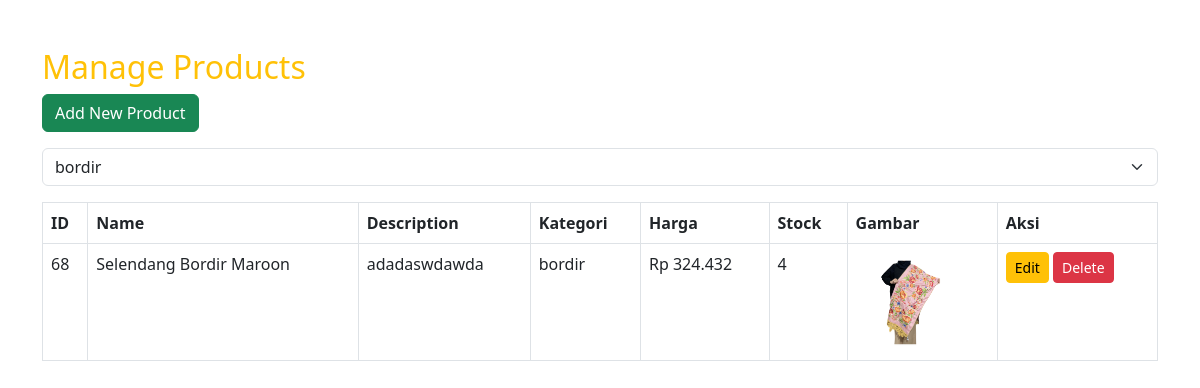
/admin/manage_product.php?category_id=2, run on the app's committed database.
### tables this page shows
CREATE TABLE `products` (
  `id` int(11) NOT NULL,
  `name` varchar(255) NOT NULL,
  `description` text DEFAULT NULL,
  `category_id` int(11) NOT NULL,
  `price` decimal(10,2) NOT NULL,
  `stock` int(11) NOT NULL,
  `image` varchar(255) NOT NULL,
  `created_at` timestamp NOT NULL DEFAULT current_timestamp()
);

CREATE TABLE `kategori` (
  `id_kategori` int(11) NOT NULL,
  `nama_kategori` varchar(255) NOT NULL
);

### admin/manage_product.php (the view, shortened to what this page needs)
<?php
include 'phpconection.php';
$categories = mysqli_query($db, "SELECT * FROM kategori");
$category_id = isset($_GET['category_id']) && is_numeric($_GET['category_id']) ? $_GET['category_id'] : null;
$query = "SELECT p.*, k.nama_kategori FROM products p
          LEFT JOIN kategori k ON p.category_id = k.id_kategori";
if ($category_id) {
    $query .= " WHERE p.category_id = ?";
}
$stmt = $db->prepare($query);
if ($category_id) {
    $stmt->bind_param('i', $category_id);
}
$stmt->execute();
$result = $stmt->get_result();
?>
<!DOCTYPE html>
<html lang="id">
<head>
    <link href="https://cdn.jsdelivr.net/npm/bootstrap@5.3.0-alpha1/dist/css/bootstrap.min.css" rel="stylesheet">
</head>
<body>
    <div class="container mt-5">
        <h2 class="text-warning">Manage Products</h2>
        <button class="btn btn-success mb-3" data-bs-toggle="modal" data-bs-target="#addProductModal">Add New Product</button>
    <form method="GET" action="index.php" class="mb-3">
        <select name="category_id" class="form-select" onchange="this.form.submit()">
            <?php while ($category = mysqli_fetch_assoc($categories)): ?>
                <option value="<?= $category['id_kategori'] ?>"
                    <?= isset($_GET['category_id']) && $_GET['category_id'] == $category['id_kategori'] ? 'selected' : '' ?>>
                    <?= htmlspecialchars($category['nama_kategori']) ?>
                </option>
            <?php endwhile; ?>
        </select>
    </form>
        <table class="table table-bordered" id="productTable">
            <thead>
                <tr>
                    <th>ID</th>
                    <th>Name</th>
                    <th>Description</th>
                    <th>Kategori</th>
                    <th>Harga</th>
                    <th>Stock</th>
                    <th>Gambar</th>
                    <th>Aksi</th>
                </tr>
            </thead>
            <tbody>
                <?php while ($product = mysqli_fetch_assoc($result)): ?>
                    <tr id="product-<?= $product['id'] ?>">
                        <td><?= $product['id'] ?></td>
                        <td><?= htmlspecialchars($product['name']) ?></td>
                        <td><?= htmlspecialchars($product['description']) ?></td>
                        <td><?= htmlspecialchars($product['nama_kategori']) ?></td>
                        <td>Rp <?= number_format($product['price'], 0, ',', '.') ?></td>
                        <td><?= $product['stock'] ?></td>
                        <td>
                            <img src="uploads/<?= !empty($product['image']) ? $product['image'] : 'default.png' ?>" alt="Product Image" style="width: 100px; height: 100px; object-fit: cover;">
                        </td>
                        <td>
                            <button class="btn btn-warning btn-sm editProductBtn"
                                    data-id="<?= $product['id'] ?>"
                                    data-name="<?= htmlspecialchars($product['name']) ?>"
                                    data-description="<?= htmlspecialchars($product['description']) ?>"
                                    data-price="<?= $product['price'] ?>"
                                    data-stock="<?= $product['stock'] ?>"
                                    data-category-id="<?= $product['category_id'] ?>"
                                    data-image="<?= $product['image'] ?>">Edit</button>
                            <form action="crud_product.php?proses=delete" method="POST" style="display:inline;">
                                <button type="submit" class="btn btn-danger btn-sm" onclick="return confirm('Are you sure you want to delete this product?')">Delete</button>
                            </form>
                        </td>
                    </tr>
                <?php endwhile; ?>
            </tbody>
        </table>
    </div>
</body>
</html>

### data on the page
products: id "68", name "Selendang Bordir Maroon", description "adadaswdawda", category.nama_kategori "bordir", price "324.432", stock "4", image (picture)

### other printed values
form field category_id "bordir"
